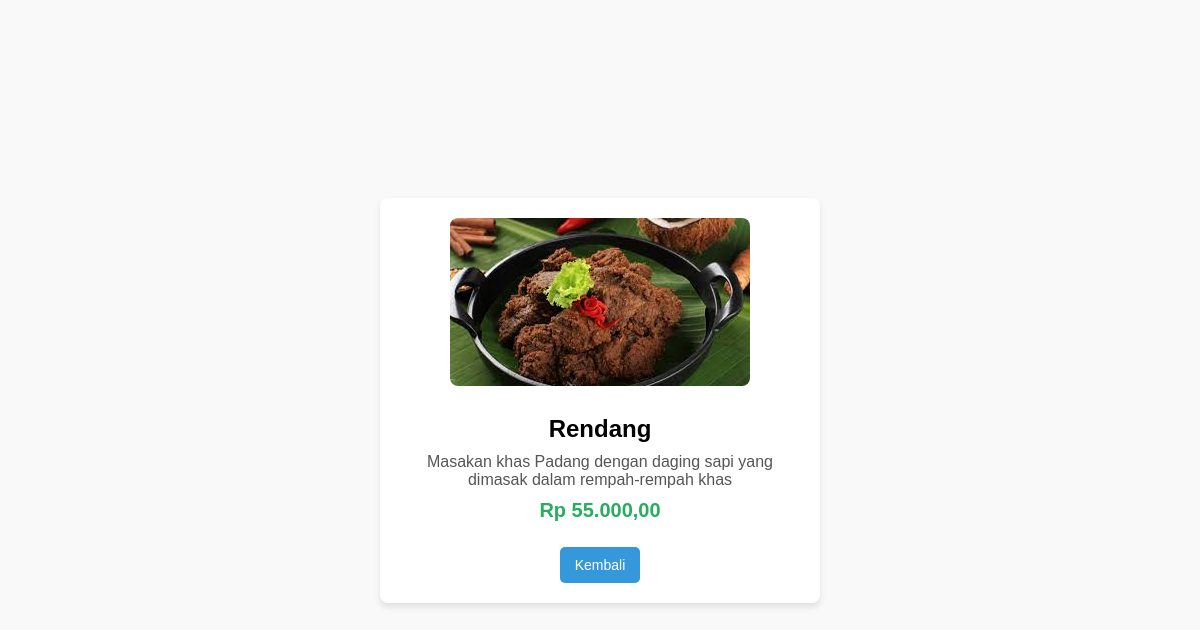
/menu_detail.php?id=1, run on the app's committed database.
### tables this page shows
CREATE TABLE `menus` (
  `id` int(11) NOT NULL,
  `name` varchar(255) NOT NULL,
  `description` text NOT NULL,
  `price` decimal(10,2) NOT NULL,
  `image` varchar(255) NOT NULL,
  `category` enum('makanan','minuman','snack') NOT NULL
);

### menu_detail.php (the view, shortened to what this page needs)
<?php
$conn = new mysqli('localhost', 'root', '', 'resto_online');
if (isset($_GET['id'])) {
    $menu_id = $_GET['id'];
    $sql = "SELECT * FROM menus WHERE id = $menu_id";
    $result = $conn->query($sql);
    if ($result->num_rows > 0) {
        $menu = $result->fetch_assoc();
    } else {
        echo "Menu tidak ditemukan.";
    }
} else {
    header("Location: index.php");
    exit();
}
?>
<!DOCTYPE html>
<html lang="id">
<head>
</head>
<body>
    <div class="menu-detail">
        <img src="img/<?php echo $menu['image']; ?>" alt="<?php echo $menu['name']; ?>">
        <h2><?php echo $menu['name']; ?></h2>
        <p><?php echo $menu['description']; ?></p>
        <p class="price">Rp <?php echo number_format($menu['price'], 2, ',', '.'); ?></p>
        <a href="http://localhost/resto_online/" class="back-button">Kembali</a>
    </div>
</body>
</html>

### menu_detail.php (style rules this page uses)
body { display: flex; justify-content: center; align-items: center; min-height: 100vh; margin: 0; font-family: Arial, sans-serif; background-color: #f9f9f9; }
.menu-detail { text-align: center; background: #fff; padding: 20px; border-radius: 8px; box-shadow: 0 4px 6px rgba(0, 0, 0, 0.1); max-width: 400px; width: 100%; }
.menu-detail img { max-width: 100%; height: auto; border-radius: 8px; margin-bottom: 15px; }
.menu-detail h2 { font-size: 24px; margin: 10px 0; }
.menu-detail p { font-size: 16px; margin: 5px 0; color: #555; }
.menu-detail .price { font-size: 20px; font-weight: bold; color: #27ae60; margin-top: 10px; }
.back-button { display: inline-block; margin-top: 20px; padding: 10px 15px; font-size: 14px; color: #fff; background-color: #3498db; text-decoration: none; border-radius: 5px; transition: background-color 0.3s ease; }

### data on the page
menus: image (picture), name "Rendang", description "Masakan khas Padang dengan daging sapi yang dimasak dalam rempah-rempah khas", price "55.000,00"
